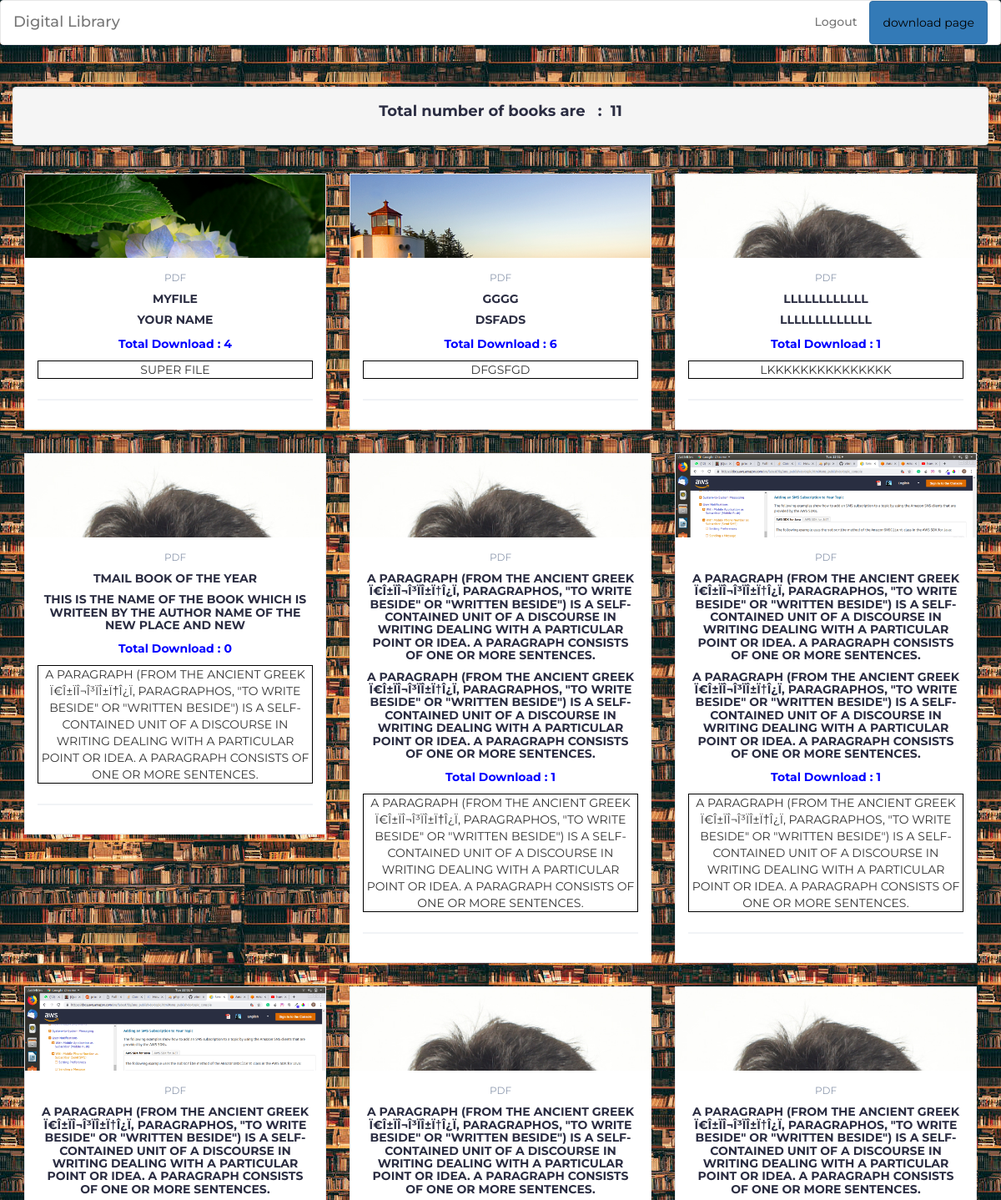
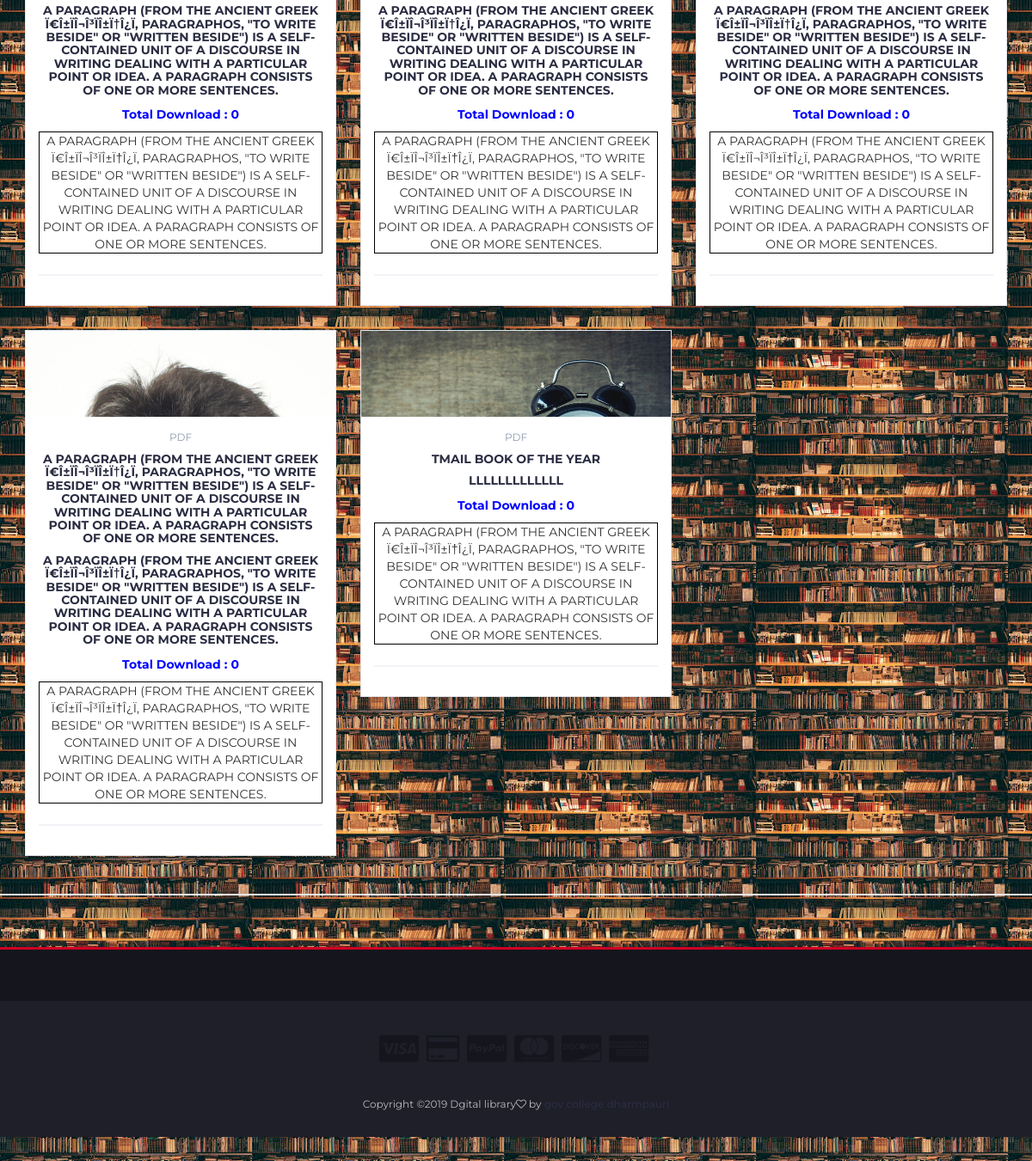
The page / (signed in) on the database its author committed (2 pictures, top to bottom).
### tables this page shows
CREATE TABLE `booklist` (
  `bid` int(11) NOT NULL,
  `book` varchar(255) NOT NULL,
  `auth` varchar(255) NOT NULL,
  `path` varchar(200) NOT NULL,
  `des` text NOT NULL,
  `bpath` varchar(100) NOT NULL,
  `download` int(11) NOT NULL
);

### index.php (the view, shortened to what this page needs)
<!DOCTYPE html>
<html lang="en">
	<head>
 		<link type="text/css" rel="stylesheet" href="css/bootstrap.min.css"/>
 		<link type="text/css" rel="stylesheet" href="css/slick.css"/>
 		<link type="text/css" rel="stylesheet" href="css/slick-theme.css"/>
 		<link type="text/css" rel="stylesheet" href="css/nouislider.min.css"/>
 		<link rel="stylesheet" href="css/font-awesome.min.css">
 		<link type="text/css" rel="stylesheet" href="css/style.css"/>
    </head>
	<body>
		<nav class="navbar navbar-default" style="background-color: white">
  <div class="container-fluid">
    <div class="navbar-header">
      <a class="navbar-brand" href="index.php">Digital Library</a>
    </div>
    <ul class="nav navbar-nav" style="float: right;">
    	<li><a href="logout.php">Logout</a></li>
      <li><a href="load.php" style="color: black" class="btn btn-primary" >download page</a></li>
    </ul>
  </div>
</nav>
		<div class="section">
			<div class="container">
      <div class="row">
        <div class="text-center">
          <div class="well">
            <?php
           include('do.php');
              $q1="select * from booklist";
              $res=mysqli_query($db,$q1);
              $count=0;
              while($row=mysqli_fetch_array($res)){
              	$count++;
              }
            ?>
            <h4>Total number of books are &nbsp;&nbsp;:&nbsp;&nbsp;<?php echo $count ?></h4>
          </div>
        </div>
      </div>
				<div class="row">
							<?php
							$q1="select * from booklist";
							$res=mysqli_query($db,$q1);
							while($row=mysqli_fetch_array($res)){
								?>
							<div class="col-lg-4 col-md-4 col-sm-4">
								<div class="product">
									<div class="product-img" style="height: 100px;overflow: hidden;" >
										<img src="admin/<?php echo $row['path'];?>" >
									</div>
									<div class="product-body">
										<p class="product-category">pdf</p>
										<h3 class="product-name"><a href="#"><?php echo $row['book']; ?></a></h3>
										<h3 class="product-name"><a href="#"><?php echo $row['auth']; ?></a></h3>
										<p style="font-weight: bold;color: blue">Total Download : <?php echo $row['download'] ?></p>
										<p class="product-name" style="border: 1px solid black"><?php echo $row['des']; ?></p>
										<div class="product-rating">
										</div>
									</div>
									<div class="add-to-cart">
										<a href="admin/read.php?file=<?php echo $row['bpath']; ?>"><button class="add-to-cart-btn">view pdf</button></a>
									</div>
								</div>
							</div>
							<?php
						}
							?>
			</div>
		</div>
		<div id="newsletter" class="section">
		</div>
		<footer id="footer">
			<div class="section">
			</div>
			<div id="bottom-footer" class="section">
				<div class="container">
					<div class="row">
						<div class="col-md-12 text-center">
							<ul class="footer-payments">
								<li><a href="#"><i class="fa fa-cc-visa"></i></a></li>
								<li><a href="#"><i class="fa fa-credit-card"></i></a></li>
								<li><a href="#"><i class="fa fa-cc-paypal"></i></a></li>
								<li><a href="#"><i class="fa fa-cc-mastercard"></i></a></li>
								<li><a href="#"><i class="fa fa-cc-discover"></i></a></li>
								<li><a href="#"><i class="fa fa-cc-amex"></i></a></li>
							</ul>
							<span class="copyright">
								Copyright &copy;<script>document.write(new Date().getFullYear());</script> Dgital library<i class="fa fa-heart-o" aria-hidden="true"></i> by <a href="https://colorlib.com" target="_blank">gov college dharmpauri</a>
							</span>
						</div>
					</div>
				</div>
			</div>
		</footer>
	</body>
</html>

### css/style.css (style rules this page uses)
body { font-family: 'Montserrat', sans-serif; font-weight: 400; color: #333; }
h1, h2, h3, h4, h5, h6 { color: #2B2D42; font-weight: 700; margin: 0 0 10px; }
a { color: #2B2D42; font-weight: 500; -webkit-transition: 0.2s color; transition: 0.2s color; }
ul, ol { margin: 0; padding: 0; list-style: none }
.section { padding-top: 30px; padding-bottom: 30px; }
.product { position: relative; margin: 15px 0px; -webkit-box-shadow: 0px 0px 0px 0px #E4E7ED, 0px 0px 0px 1px #E4E7ED; box-shadow: 0px 0px 0px 0px #E4E7ED, 0px 0px 0px 1px #E4E7ED; -webkit-transition: 0.2s all; transition: 0.2s all; }
.product .product-img { position: relative; }
.product .product-img>img { width: 100%; }
.product .product-body { position: relative; padding: 15px; background-color: #FFF; text-align: center; z-index: 20; }
.product .product-body .product-category { text-transform: uppercase; font-size: 12px; color: #8D99AE; }
.product .product-body .product-name { text-transform: uppercase; font-size: 14px; }
.product .product-body .product-name>a { font-weight: 700; }
.product .product-body .product-rating { position: relative; margin: 15px 0px 10px; height: 20px; }
.product .product-body .product-rating:after { content: ""; position: absolute; top: 50%; left: 0; right: 0; -webkit-transform: translateY(-50%); -ms-transform: translateY(-50%); transform: translateY(-50%); height: 1px; background-color: #E4E7ED; }
.product .add-to-cart { position: absolute; left: 1px; right: 1px; bottom: 1px; padding: 15px; background: #1e1f29; text-align: center; -webkit-transform: translateY(0%); -ms-transform: translateY(0%); transform: translateY(0%); -webkit-transition: 0.2s all; transition: 0.2s all; z-index: 2; }
.product .add-to-cart .add-to-cart-btn { position: relative; border: 2px solid transparent; height: 40px; padding: 0 30px; background-color: #ef233c; color: #FFF; text-transform: uppercase; font-weight: 700; border-radius: 40px; -webkit-transition: 0.2s all; transition: 0.2s all; }
#newsletter.section { border-top: 2px solid #E4E7ED; border-bottom: 3px solid #D10024; margin-top: 30px; }
#footer { background: #15161D; color: #B9BABC; }
#bottom-footer { background: #1E1F29; }
.copyright { margin-top: 30px; display: block; font-size: 12px; }
.footer-payments li { display: inline-block; margin-right: 5px; }
.footer-payments li a { color: #15161D; font-size: 36px; display: block; }

### index.php (style rules this page uses)
body { background-image: url('admin/images/w1.jpg'); }

### rows shown on the page
booklist: path (picture), book "MYFILE", auth "YOUR NAME", download "4", des "SUPER FILE"
booklist: path (picture), book "GGGG", auth "DSFADS", download "6", des "DFGSFGD"
booklist: path (picture), book "LLLLLLLLLLLL", auth "LLLLLLLLLLLLL", download "1", des "LKKKKKKKKKKKKKKK"
booklist: path (picture), book "TMAIL BOOK OF THE YEAR", auth "THIS IS THE NAME OF THE BOOK WHICH IS WRITEEN BY THE AUTHOR NAME OF THE NEW PLACE AND NEW", download "0", des "A PARAGRAPH (FROM THE ANCIENT GREEK Ï€Î±ÏÎ¬Î³ÏÎ±Ï†Î¿Ï‚ PARAGRAPHOS, \"TO WRITE BESIDE\" OR \"WRITTEN BESIDE\") IS A SELF-CONTAINED UNIT OF A DISCOURSE IN WRITING DEALING WITH A PARTICULAR POINT OR IDEA. A PARAGRAPH CONSISTS OF ONE OR MORE SENTENCES."
booklist: path (picture), book "A PARAGRAPH (FROM THE ANCIENT GREEK Ï€Î±ÏÎ¬Î³ÏÎ±Ï†Î¿Ï‚ PARAGRAPHOS, \"TO WRITE BESIDE\" OR \"WRITTEN BESIDE\") IS A SELF-CONTAINED UNIT OF A DISCOURSE IN WRITING DEALING WITH A PARTICULAR POINT OR IDEA. A PARAGRAPH CONSISTS OF ONE OR MORE SENTENCES.", auth "A PARAGRAPH (FROM THE ANCIENT GREEK Ï€Î±ÏÎ¬Î³ÏÎ±Ï†Î¿Ï‚ PARAGRAPHOS, \"TO WRITE BESIDE\" OR \"WRITTEN BESIDE\") IS A SELF-CONTAINED UNIT OF A DISCOURSE IN WRITING DEALING WITH A PARTICULAR POINT OR IDEA. A PARAGRAPH CONSISTS OF ONE OR MORE SENTENCES.", download "1", des "A PARAGRAPH (FROM THE ANCIENT GREEK Ï€Î±ÏÎ¬Î³ÏÎ±Ï†Î¿Ï‚ PARAGRAPHOS, \"TO WRITE BESIDE\" OR \"WRITTEN BESIDE\") IS A SELF-CONTAINED UNIT OF A DISCOURSE IN WRITING DEALING WITH A PARTICULAR POINT OR IDEA. A PARAGRAPH CONSISTS OF ONE OR MORE SENTENCES."
booklist: path (picture), book "A PARAGRAPH (FROM THE ANCIENT GREEK Ï€Î±ÏÎ¬Î³ÏÎ±Ï†Î¿Ï‚ PARAGRAPHOS, \"TO WRITE BESIDE\" OR \"WRITTEN BESIDE\") IS A SELF-CONTAINED UNIT OF A DISCOURSE IN WRITING DEALING WITH A PARTICULAR POINT OR IDEA. A PARAGRAPH CONSISTS OF ONE OR MORE SENTENCES.", auth "A PARAGRAPH (FROM THE ANCIENT GREEK Ï€Î±ÏÎ¬Î³ÏÎ±Ï†Î¿Ï‚ PARAGRAPHOS, \"TO WRITE BESIDE\" OR \"WRITTEN BESIDE\") IS A SELF-CONTAINED UNIT OF A DISCOURSE IN WRITING DEALING WITH A PARTICULAR POINT OR IDEA. A PARAGRAPH CONSISTS OF ONE OR MORE SENTENCES.", download "1", des "A PARAGRAPH (FROM THE ANCIENT GREEK Ï€Î±ÏÎ¬Î³ÏÎ±Ï†Î¿Ï‚ PARAGRAPHOS, \"TO WRITE BESIDE\" OR \"WRITTEN BESIDE\") IS A SELF-CONTAINED UNIT OF A DISCOURSE IN WRITING DEALING WITH A PARTICULAR POINT OR IDEA. A PARAGRAPH CONSISTS OF ONE OR MORE SENTENCES."
booklist: path (picture), book "A PARAGRAPH (FROM THE ANCIENT GREEK Ï€Î±ÏÎ¬Î³ÏÎ±Ï†Î¿Ï‚ PARAGRAPHOS, \"TO WRITE BESIDE\" OR \"WRITTEN BESIDE\") IS A SELF-CONTAINED UNIT OF A DISCOURSE IN WRITING DEALING WITH A PARTICULAR POINT OR IDEA. A PARAGRAPH CONSISTS OF ONE OR MORE SENTENCES.", auth "A PARAGRAPH (FROM THE ANCIENT GREEK Ï€Î±ÏÎ¬Î³ÏÎ±Ï†Î¿Ï‚ PARAGRAPHOS, \"TO WRITE BESIDE\" OR \"WRITTEN BESIDE\") IS A SELF-CONTAINED UNIT OF A DISCOURSE IN WRITING DEALING WITH A PARTICULAR POINT OR IDEA. A PARAGRAPH CONSISTS OF ONE OR MORE SENTENCES.", download "0", des "A PARAGRAPH (FROM THE ANCIENT GREEK Ï€Î±ÏÎ¬Î³ÏÎ±Ï†Î¿Ï‚ PARAGRAPHOS, \"TO WRITE BESIDE\" OR \"WRITTEN BESIDE\") IS A SELF-CONTAINED UNIT OF A DISCOURSE IN WRITING DEALING WITH A PARTICULAR POINT OR IDEA. A PARAGRAPH CONSISTS OF ONE OR MORE SENTENCES."
booklist: path (picture), book "A PARAGRAPH (FROM THE ANCIENT GREEK Ï€Î±ÏÎ¬Î³ÏÎ±Ï†Î¿Ï‚ PARAGRAPHOS, \"TO WRITE BESIDE\" OR \"WRITTEN BESIDE\") IS A SELF-CONTAINED UNIT OF A DISCOURSE IN WRITING DEALING WITH A PARTICULAR POINT OR IDEA. A PARAGRAPH CONSISTS OF ONE OR MORE SENTENCES.", auth "A PARAGRAPH (FROM THE ANCIENT GREEK Ï€Î±ÏÎ¬Î³ÏÎ±Ï†Î¿Ï‚ PARAGRAPHOS, \"TO WRITE BESIDE\" OR \"WRITTEN BESIDE\") IS A SELF-CONTAINED UNIT OF A DISCOURSE IN WRITING DEALING WITH A PARTICULAR POINT OR IDEA. A PARAGRAPH CONSISTS OF ONE OR MORE SENTENCES.", download "0", des "A PARAGRAPH (FROM THE ANCIENT GREEK Ï€Î±ÏÎ¬Î³ÏÎ±Ï†Î¿Ï‚ PARAGRAPHOS, \"TO WRITE BESIDE\" OR \"WRITTEN BESIDE\") IS A SELF-CONTAINED UNIT OF A DISCOURSE IN WRITING DEALING WITH A PARTICULAR POINT OR IDEA. A PARAGRAPH CONSISTS OF ONE OR MORE SENTENCES."
booklist: path (picture), book "A PARAGRAPH (FROM THE ANCIENT GREEK Ï€Î±ÏÎ¬Î³ÏÎ±Ï†Î¿Ï‚ PARAGRAPHOS, \"TO WRITE BESIDE\" OR \"WRITTEN BESIDE\") IS A SELF-CONTAINED UNIT OF A DISCOURSE IN WRITING DEALING WITH A PARTICULAR POINT OR IDEA. A PARAGRAPH CONSISTS OF ONE OR MORE SENTENCES.", auth "A PARAGRAPH (FROM THE ANCIENT GREEK Ï€Î±ÏÎ¬Î³ÏÎ±Ï†Î¿Ï‚ PARAGRAPHOS, \"TO WRITE BESIDE\" OR \"WRITTEN BESIDE\") IS A SELF-CONTAINED UNIT OF A DISCOURSE IN WRITING DEALING WITH A PARTICULAR POINT OR IDEA. A PARAGRAPH CONSISTS OF ONE OR MORE SENTENCES.", download "0", des "A PARAGRAPH (FROM THE ANCIENT GREEK Ï€Î±ÏÎ¬Î³ÏÎ±Ï†Î¿Ï‚ PARAGRAPHOS, \"TO WRITE BESIDE\" OR \"WRITTEN BESIDE\") IS A SELF-CONTAINED UNIT OF A DISCOURSE IN WRITING DEALING WITH A PARTICULAR POINT OR IDEA. A PARAGRAPH CONSISTS OF ONE OR MORE SENTENCES."
booklist: path (picture), book "A PARAGRAPH (FROM THE ANCIENT GREEK Ï€Î±ÏÎ¬Î³ÏÎ±Ï†Î¿Ï‚ PARAGRAPHOS, \"TO WRITE BESIDE\" OR \"WRITTEN BESIDE\") IS A SELF-CONTAINED UNIT OF A DISCOURSE IN WRITING DEALING WITH A PARTICULAR POINT OR IDEA. A PARAGRAPH CONSISTS OF ONE OR MORE SENTENCES.", auth "A PARAGRAPH (FROM THE ANCIENT GREEK Ï€Î±ÏÎ¬Î³ÏÎ±Ï†Î¿Ï‚ PARAGRAPHOS, \"TO WRITE BESIDE\" OR \"WRITTEN BESIDE\") IS A SELF-CONTAINED UNIT OF A DISCOURSE IN WRITING DEALING WITH A PARTICULAR POINT OR IDEA. A PARAGRAPH CONSISTS OF ONE OR MORE SENTENCES.", download "0", des "A PARAGRAPH (FROM THE ANCIENT GREEK Ï€Î±ÏÎ¬Î³ÏÎ±Ï†Î¿Ï‚ PARAGRAPHOS, \"TO WRITE BESIDE\" OR \"WRITTEN BESIDE\") IS A SELF-CONTAINED UNIT OF A DISCOURSE IN WRITING DEALING WITH A PARTICULAR POINT OR IDEA. A PARAGRAPH CONSISTS OF ONE OR MORE SENTENCES."
booklist: path (picture), book "TMAIL BOOK OF THE YEAR", auth "LLLLLLLLLLLLL", download "0", des "A PARAGRAPH (FROM THE ANCIENT GREEK Ï€Î±ÏÎ¬Î³ÏÎ±Ï†Î¿Ï‚ PARAGRAPHOS, \"TO WRITE BESIDE\" OR \"WRITTEN BESIDE\") IS A SELF-CONTAINED UNIT OF A DISCOURSE IN WRITING DEALING WITH A PARTICULAR POINT OR IDEA. A PARAGRAPH CONSISTS OF ONE OR MORE SENTENCES."

### other values the page prints
$count "11"
